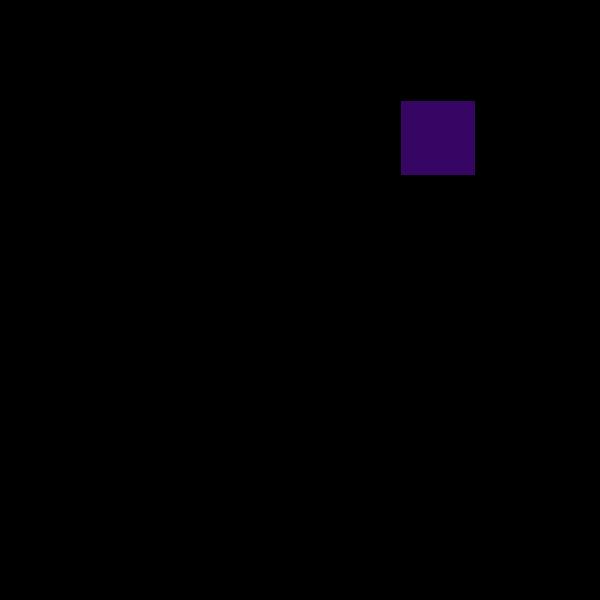
Frame 1 (no input)
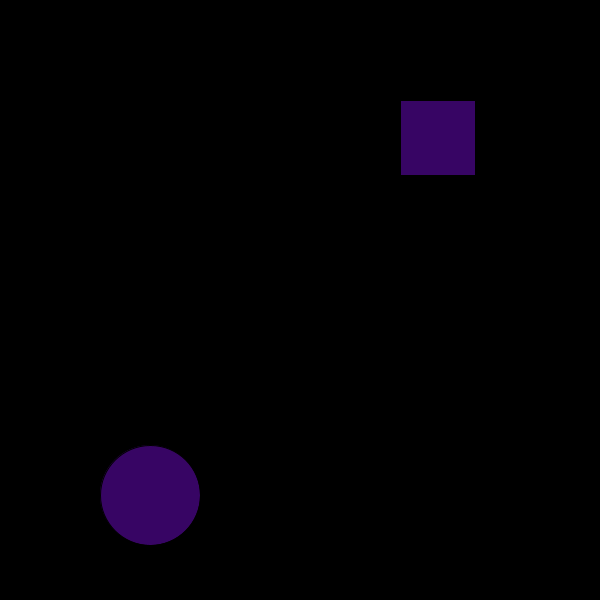
Frame 60 (the mouse pressed at the canvas centre just before this capture)
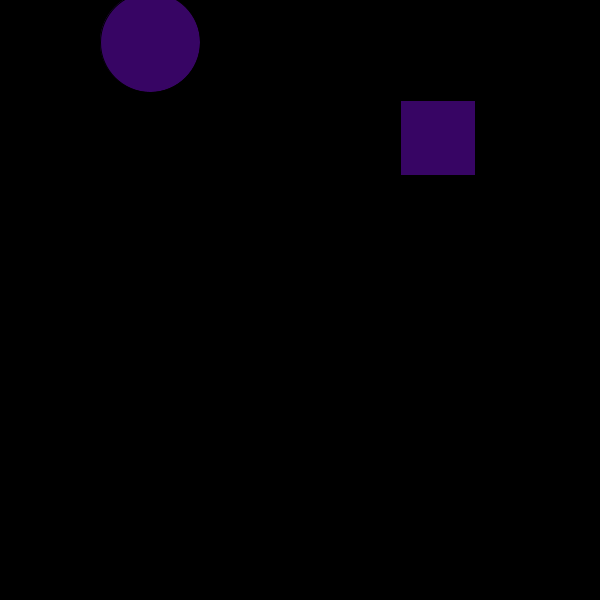
Frame 120 (the mouse held since frame 60 and released just before this capture)

The Processing sketch that drew these frames (run headless with seeded random() and noise(); from frame 60 on, the mouse is pressed at the canvas centre):

// Processing sketch: processing_59006
// ── processing_59006.pde

//candice ferreira. Probelm set 3. question 1

Ball ball;
Button button; 

void setup() {
  size(600, 600);
  smooth();
  ball= new Ball(-205, 0, 0.5);
  button= new Button(400, 100, 75, 75);
}
 
void draw() {
  background (0);
 
  ball.display();
  button.display();
 
  if (button.animate() == false) {
    ball.drop();
  }
}
 
void mousePressed() {
  button.click();
}
 

//class Ball
class Ball {
  //variables
  float y;
  float speed;
  float gravity;
 
  boolean animate = true;
 
  Ball (float y, float speed, float gravity) {
    this.y = y;
    this.speed = speed;
    this. gravity = gravity;
  }
 
  //set a loop for the ball drop
  void drop () {
    y = y + speed;
    speed = speed + gravity;
 
    if ( y >= height - 50) {
      speed = speed * -0.85;
    }
  }
 
  //display of the ball
  void display () {
    fill(55, 5, 100);
    ellipse(width/4, y, 100, 100);
  }
}


//class button
class Button {
 
  //variables
  int btnX;
  int btnY;
  int btnW;
  int btnH;
  boolean animate;
  boolean clicked;
 
  Button (int btnX, int btnY, int btnW, int btnH) {
    this.btnX = btnX;
    this.btnY = btnY;
    this.btnW = btnW;
    this.btnH = btnH;
  }
  //display of the button
  void display() {
    if (animate == true) {
      fill(128);
    }
    rect(btnX, btnY, btnW, btnH);
  }
 
  //boolean loop
  void click() {
    if ( mouseX > btnX && mouseX < (btnX+btnW) && mouseY > btnY && mouseY < (btnY+btnH)) {
      animate = !animate;
    }
    else {
      animate = false;
    }
    if (animate == true) {
      clicked = true;
    }
    else {
      clicked = false;
    }
  }
 
  boolean animate() {
    if ( clicked == true) {
      return true;
    }
    else {
      return false;
    }
  }
}
